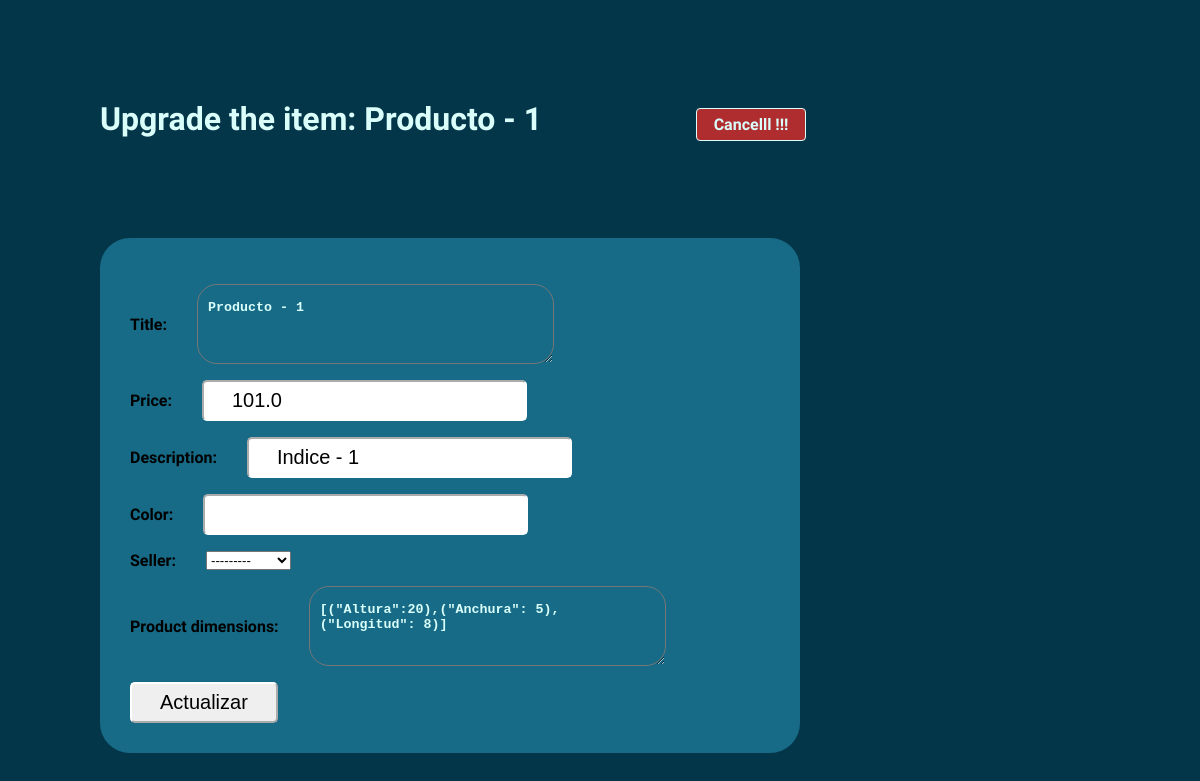
Screenshot of /update_view/4 with the database file from the repository.
### dear_app/models.py (models this page shows, shortened)
class Product(models.Model):
    title = models.TextField(max_length=100, default='Prducto nuevo')
    price = models.FloatField(default=100)
    description = models.CharField(max_length=100,default='On sale')
    color = ColorField(null = True)
    seller = models.ForeignKey(Market,on_delete=models.CASCADE,null=True, blank=True)
    product_dimensions = models.TextField(default='[("Altura":20),("Anchura": 5),("Longitud": 8)]')
    slug = models.SlugField(db_index=True, blank = True,default='new-product')

### dear_app/views.py (the view)
# urls.py: path('update_view/<int:product_id>', update_view, name='update_view'),
def update_view(request, product_id=None):
    instance = get_object_or_404(Product, id=product_id)
    form = ProductModelForm(request.POST or None, instance=instance)
    if form.is_valid():
        instance = form.save(commit=False)
        instance.save()
        messages.success(request,'Producto actualizado con éxito!!!')
        return HttpResponseRedirect(f'/detail_view/{instance.id}')
    context = {
        'form': form,
        'product': instance
    }
    return render(request, 'pages/update_view.html', context)

### dear_app/forms.py
class ProductModelForm(forms.ModelForm):
    class Meta:
        model = Product
        fields = [
            'title',
            'price',
            'description',
            'color',
            'seller',
            'product_dimensions'
        ]

### dear_app/models.py (called while the page is built)
    def __str__(self):
        return self.name

### dear_app/templates/pages/update_view.html (shortened to what this page needs)
{% load static %}
<!DOCTYPE html>
<html lang="en">
<head>
    <link rel='stylesheet' href="{% static 'dear_app/update.css' %}">
</head>
<body>
    <div>
        <h1>Upgrade the item: {{product.title}}</h1>
        <a href='/detail_view/{{product.id}}'>Cancelll !!!</a>
    </div>
    <form method='POST' action=''>
        {{form.as_p}}
        <input type='submit' value='Actualizar'>
    </form>
</body>
</html>

### dear_app/static/dear_app/update.css (style rules this page uses)
:root { --var1: inline-block; --var2: 100px; --var3: white; }
*,*:before,*:after { box-sizing: border-box; }
body,html { height: 100%; }
body { padding: 0; margin: 0; font-family: 'REM', sans-serif; background-color: rgb(4, 54, 74); color: black; }
h1 { color: rgb(218, 255, 251); display: var(--var1); margin: var(--var2); }
a { padding: 6px 10px; background-color: rgba(201, 44, 44, 0.875); text-decoration: none; color: rgb(218, 255, 251); border: 1.5px solid; margin-left: 50px; font-weight: bold; width: 110px; display: inline-block; text-align: center; border-radius: 4px; }
form { background-color: rgb(23, 107, 135); padding: 8px 5px; display: var(--var1); width: 700px; margin-left: var(--var2); padding: 30px; border-radius: 30px; font-weight: bold; }
input { padding: 7px 28px; color: color; border-radius: 5px; border-color: var(--var3); font-size: 20px; }
label { margin-right: 30px; }
p { border-radius: 30px; display: flex; align-items: center; }
textarea { border-radius: 20px; padding: 15px 10px; background-color: rgb(23, 107, 135); color: rgb(218, 255, 251); font-weight: bold; height: 80px; }

### rows the page displays
Product: title "Producto - 1", price "101.0", description "Indice - 1", seller "---------", product_dimensions "[(\"Altura\":20),(\"Anchura\": 5),(\"Longitud\": 8)]"
